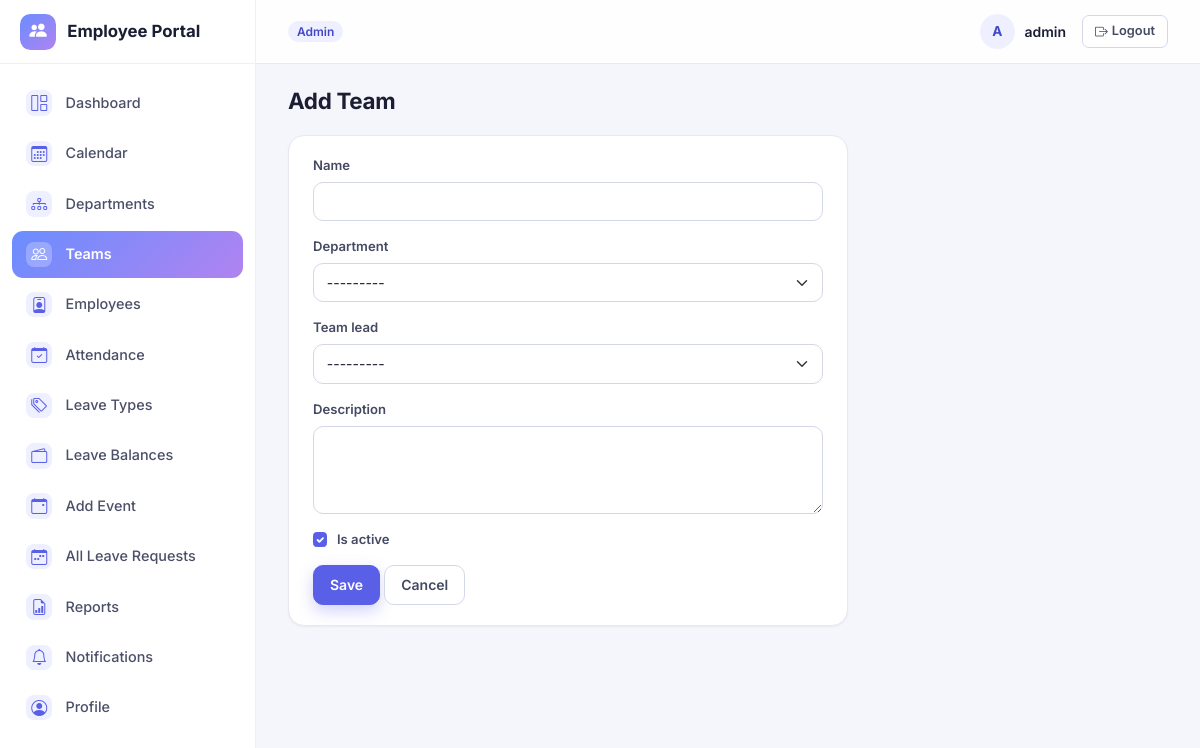
The page /teams/add/ (signed in) on the database its author committed.
### accounts/models.py (models this page shows, shortened)
class User(AbstractUser):
    class Role(models.TextChoices):
        ADMIN = 'ADMIN', 'Admin'
        HR = 'HR', 'HR'
        TEAM_LEAD = 'TEAM_LEAD', 'Team Lead'
        EMPLOYEE = 'EMPLOYEE', 'Employee'
    role = models.CharField(max_length=20, choices=Role.choices, default=Role.EMPLOYEE)
    phone = models.CharField(max_length=20, blank=True)
    address = models.TextField(blank=True)
    emergency_contact = models.CharField(max_length=100, blank=True)
    profile_image = models.ImageField(upload_to='profile_images/', blank=True, null=True)
    def is_team_lead(self):
        return self.role == self.Role.TEAM_LEAD
    def can_manage_employees(self):
        return self.role in (self.Role.ADMIN, self.Role.HR)
    def __str__(self):
        return f"{self.get_full_name() or self.username} ({self.get_role_display()})"

### employeeApp/views/organization.py (the view)
# urls.py: path('teams/add/',views.team_form_view,name='team_add'),
@admin_hr_required
def team_form_view(request, pk=None):
    team = get_object_or_404(Team, pk=pk) if pk else None
    if request.method == 'POST':
        form = TeamForm(request.POST, instance=team)
        if form.is_valid():
            form.save()
            messages.success(request, f"Team {'updated' if pk else 'created'} successfully.")
            return redirect('employeeApp:team_list')
    else:
        form = TeamForm(instance=team)
    return render(request, 'employeeApp/team_form.html', {'form': form, 'team': team})

### employeeApp/forms/organization.py
class TeamForm(forms.ModelForm):
    class Meta:
        model = Team
        fields = ['name', 'department', 'team_lead', 'description', 'is_active']
        widgets = {
            'name': forms.TextInput(attrs={'class': 'form-control'}),
            'department': forms.Select(attrs={'class': 'form-select'}),
            'team_lead': forms.Select(attrs={'class': 'form-select'}),
            'description': forms.Textarea(attrs={'class': 'form-control', 'rows': 3}),
            'is_active': forms.CheckboxInput(attrs={'class': 'form-check-input'}),
        }

### employeeApp/context_processors.py (called while the page is built)
def unread_notifications(request):
    if request.user.is_authenticated:
        qs = Notification.objects.filter(user=request.user, is_read=False)
        return {
            'unread_notification_count': qs.count(),
            'recent_notifications': qs[:5],
        }
    return {'unread_notification_count': 0, 'recent_notifications': []}

### employeeApp/models/organization.py (called while the page is built)
    def __str__(self):
        return self.name

### employeeApp/templates/employeeApp/team_form.html (shortened to what this page needs)
{% extends "base.html" %}
{% block content %}
<div class="page-header"><h1>{% if team %}Edit{% else %}Add{% endif %} Team</h1></div>
<div class="table-card" style="max-width:560px;">
    <form method="post" novalidate>
        {% for field in form %}
            <div class="mb-3">
                <label class="form-label" for="{{ field.id_for_label }}">{{ field.label }}</label>
                {{ field }}
            </div>
        {% endfor %}
        <button type="submit" class="btn btn-primary">Save</button>
        <a href="{% url 'employeeApp:team_list' %}" class="btn btn-outline-secondary">Cancel</a>
    </form>
</div>
{% endblock %}

### employeeApp/templates/base.html (shortened to what this page needs)
{% load static %}
<!DOCTYPE html>
<html lang="en">
<head>
    <link href="https://cdn.jsdelivr.net/npm/bootstrap@5.3.3/dist/css/bootstrap.min.css" rel="stylesheet">
    <link rel="stylesheet" href="https://cdn.jsdelivr.net/npm/bootstrap-icons@1.11.3/font/bootstrap-icons.css">
    <link rel="stylesheet" href="https://cdn.jsdelivr.net/npm/datatables.net-bs5@1.13.11/css/dataTables.bootstrap5.min.css">
    <link rel="stylesheet" href="https://cdn.jsdelivr.net/npm/datatables.net-responsive-bs5@2.5.1/css/responsive.bootstrap5.min.css">
    <link rel="stylesheet" href="{% static 'employeeApp/style.css' %}">
</head>
<body>
{% if user.is_authenticated %}
<div class="app-shell">
    <aside class="sidebar" id="app-sidebar" aria-label="Main navigation">
        <div class="sidebar-brand">
            <span class="brand-mark"><i class="bi bi-people-fill"></i></span>
            <span>Employee Portal</span>
        </div>
        <nav class="sidebar-nav">
            <a href="{% url 'accounts:redirect_dashboard' %}" class="nav-link {% if 'dashboard' in request.path %}active{% endif %}">
                <i class="bi bi-grid-1x2"></i> Dashboard
            </a>
            <a href="{% url 'employeeApp:calendar_view' %}" class="nav-link {% if 'calendar' in request.path %}active{% endif %}">
                <i class="bi bi-calendar3"></i> Calendar
            </a>
            {% if user.can_manage_employees %}
            <a href="{% url 'employeeApp:department_list' %}" class="nav-link {% if 'departments' in request.path %}active{% endif %}">
                <i class="bi bi-diagram-3"></i> Departments
            </a>
            <a href="{% url 'employeeApp:team_list' %}" class="nav-link {% if 'teams' in request.path %}active{% endif %}">
                <i class="bi bi-people"></i> Teams
            </a>
            {% endif %}
            <a href="{% url 'employeeApp:employee_list' %}" class="nav-link {% if 'employees' in request.path %}active{% endif %}">
                <i class="bi bi-person-badge"></i> Employees
            </a>
            <a href="{% if user.is_team_lead or user.can_manage_employees %}{% url 'employeeApp:attendance_list' %}{% else %}{% url 'employeeApp:my_attendance' %}{% endif %}" class="nav-link ">
                <i class="bi bi-calendar-check"></i> Attendance
            </a>
            {% if user.can_manage_employees %}
            <a href="{% url 'employeeApp:leave_type_list' %}" class="nav-link {% if 'leave-types' in request.path %}active{% endif %}">
                <i class="bi bi-tags"></i> Leave Types
            </a>
            <a href="{% url 'employeeApp:leave_balance_list' %}" class="nav-link {% if 'leave-balances' in request.path %}active{% endif %}">
                <i class="bi bi-wallet2"></i> Leave Balances
            </a>
            <a href="{% url 'employeeApp:calendar_event_list' %}" class="nav-link {% if 'calendar-events' in request.path %}active{% endif %}">
                <i class="bi bi-calendar-event"></i> Add Event
            </a>
            <a href="{% url 'employeeApp:all_leave_requests' %}" class="nav-link {% if 'leave/all' in request.path %}active{% endif %}">
                <i class="bi bi-calendar-week"></i> All Leave Requests
            </a>
            {% elif user.is_team_lead %}
            <a href="{% url 'employeeApp:team_leave_requests' %}" class="nav-link {% if 'leave/team' in request.path %}active{% endif %}">
                <i class="bi bi-calendar-week"></i> Team Leave Requests
            </a>
            {% endif %}
            <a href="{% url 'employeeApp:attendance_report' %}" class="nav-link {% if 'reports' in request.path %}active{% endif %}">
                <i class="bi bi-file-earmark-bar-graph"></i> Reports
            </a>
            <a href="{% url 'employeeApp:notification_list' %}" class="nav-link {% if 'notifications' in request.path %}active{% endif %}">
                <i class="bi bi-bell"></i> Notifications
            </a>
            <a href="{% url 'accounts:profile' %}" class="nav-link {% if 'profile' in request.path or 'password-change' in request.path %}active{% endif %}">
                <i class="bi bi-person-circle"></i> Profile
            </a>
        </nav>
    </aside>
    <div class="main-col">
        <header class="topbar">
            <div class="topbar-role">
                <span class="badge role-badge">{{ user.get_role_display }}</span>
            </div>
            <div class="topbar-user">
                <div class="user-chip">
                    <span class="avatar">{% if user.profile_image %}<img src="{{ user.profile_image.url }}" alt="">{% else %}{{ user.get_full_name|default:user.username|slice:":1"|upper }}{% endif %}</span>
                    <span class="user-name">{{ user.get_full_name|default:user.username }}</span>
                </div>
                <a href="{% url 'accounts:logout' %}" class="btn btn-sm btn-outline-secondary btn-logout" aria-label="Log out"><i class="bi bi-box-arrow-right"></i><span class="d-none d-sm-inline ms-1">Logout</span></a>
            </div>
        </header>
        <main class="content">
            {% block content %}{% endblock %}
        </main>
    </div>
</div>
{% endif %}
</body>
</html>

### rows shown on the page
User: role "Admin", get_full_name "A", get_full_name "admin"

### other values the page prints
{{ field.label }} "Name" "Department" "Team lead" "Description" "Is active"
